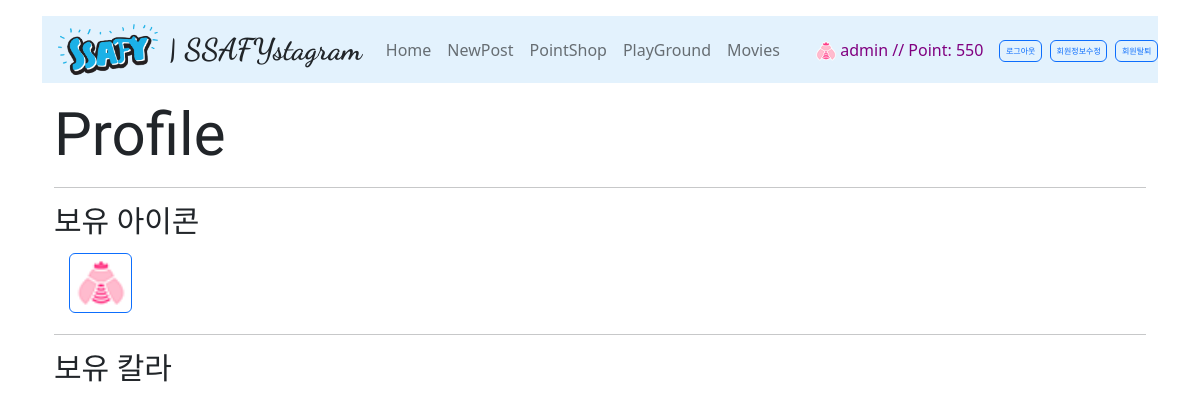
/articles/profile/ (signed in), run on an earlier commit of the app's database.
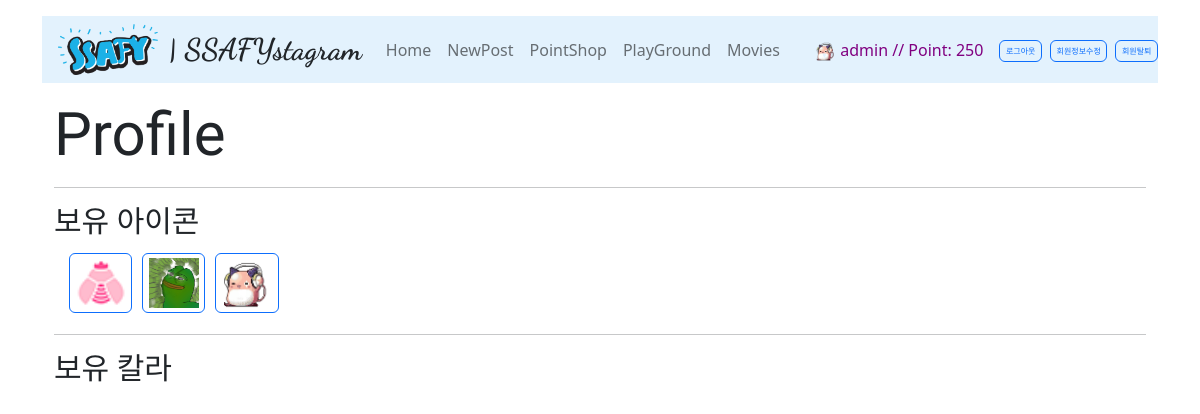
And on a later commit of the database.
### articles/models.py (models this page shows)
class Profile(models.Model):
    username = models.CharField(max_length=50)
    icon_id = models.IntegerField(default=0)
    icon_url = models.TextField(default='icon/gunbbang.png')
    id_color = models.TextField(default='black')
    title_color = models.TextField(default='black')

class Itembox(models.Model):
    username = models.CharField(max_length=50)
    icon_id = models.IntegerField(default=0)

class Usericon(models.Model):
    icon_id = models.IntegerField()
    iconname = models.CharField(max_length=20)
    url = models.TextField()
    price = models.IntegerField(default=500)

### accounts/models.py (models this page shows)
class User(AbstractUser):
    point = models.IntegerField(default=500)
    pass

### articles/views.py (the view)
# urls.py: path('profile/', views.profile, name='profile'),
@login_required
def profile(request):
    icons = Usericon.objects.all()
    itembox = Itembox.objects.filter(username=request.user.username)
    colorbox = Colorbox.objects.filter(username=request.user.username)
    for icon in icons:
        for item in itembox:
            if item.icon_id == icon.icon_id:
                item.url = icon.url
    context = {
        'iconlist': itembox,
        'colorlist': colorbox,
    }
    return render(request, 'articles/profile.html', context)

### articles/context_processors.py (called while the page is built)
def profile_processor(request):
    first_profile = Profile()
    first_profile.icon_url = 'icon/anonymous.png'
    is_anonymoususer = str(request.user) == 'AnonymousUser'
    if is_anonymoususer == False:
        [first_profile] = Profile.objects.filter(username=request.user.username) # 일치하는 이름으로 필터로 거름 (get은 없으면 오류)
    return {
        'profile': first_profile,
    }

### articles/templates/articles/profile.html (shortened to what this page needs)
{% extends 'base.html' %}
{% load static %}
{% block content %}
  <h1>Profile</h1>
  <hr>
  <h3 class="cutefont">보유 아이콘</h3>
  <div class="justify-start">
    {% for icon in iconlist %}
      <div style="margin: 5px;">
        <button type="button" data-bs-toggle="modal" data-bs-target="#iconsetting{{ icon.icon_id }}" class="btn btn-outline-primary padzero ">
          <img style="width: 50px; height: 50px;" src="{% static icon.url %}" alt="icon"/></button>
      </div>
    {% endfor %}
  </div>
  <hr>
  <h3 class="cutefont">보유 칼라</h3>
{% endblock content %}

### templates/base.html (shortened to what this page needs)
{% load static %}
<!DOCTYPE html>
<html lang="en">
  <head>
    <link href="https://cdn.jsdelivr.net/npm/bootstrap@5.2.0-beta1/dist/css/bootstrap.min.css" rel="stylesheet">
    <link rel="stylesheet" href="{% static 'css/style.css' %}">
    <link rel="stylesheet" href="{% static 'css/movie_style.css' %}">
    <link rel="stylesheet" href="{% static 'css/test.css' %}">
  </head>
  <body>
    <div class="container">
      <nav class="navbar navbar-expand-lg navbar-light my-3" style="background-color: #e3f2fd;">
        <a class="navbar-brand disabled">
          <i class="fab fa-instagram ">
            <a href="{% url 'articles:index' %}"><img src="{% static 'img/ssafy.png' %}" width='100px;' style='margin-right: 10px;'></a>
          </i>
          <span class="insta">| SSAFYstagram</span>
        </a>
        <div class="collapse navbar-collapse justify-content-between" id="navbarNav">
          <ul class="navbar-nav ms-3">
            <li class="nav-item active">
              <a class="nav-link" href="{% url 'articles:index' %}">Home</a>
            </li>
            <li class="nav-item">
              <a class="nav-link" href="{% url 'articles:create' %}">NewPost</a>
            </li>
            <li class="nav-item">
              <a class="nav-link" href="{% url 'articles:pointshop' %}">PointShop</a>
            </li>
            <li class="nav-item">
              <a class="nav-link" href="{% url 'articles:download' %}">PlayGround</a>
            </li>
            <li class="nav-item">
              <a class="nav-link" href="{% url 'movies:movies' %}">Movies</a>
            </li>
          </ul>
          <ul class="navbar-nav ms-3 align-items-center">
            <li class="nav-item">
              <a href="{% url 'articles:profile' %}" class="nav-link" style="color: purple;">
                <img style="width: 20px; height: 20px;" src="{% static profile.icon_url %}" alt="icon"/>
                {{ user }}
                {% if request.user.is_authenticated %}
                  // Point:
                  {{ user.point }}
                {% endif %}
              </a>
            </li>
            {% if request.user.is_authenticated %}
              <li class="nav-item">
                <form class="nav-link" action="{% url 'accounts:logout' %}" method="POST">
                  <button type="submit" class="btn btn-outline-primary padzero">로그아웃</button>
                </form>
              </li>
              <li class="nav-item me-2">
                <a class="nav-link" href="{% url 'accounts:update' %}" style="padding: 0px; ">
                  <button type="button" class="btn btn-outline-primary padzero">회원정보수정</button>
                </a>
              </li>
              <li class="nav-item">
                <a class="nav-link" style="padding: 0px; ">
                  <button type="button" data-bs-toggle="modal" data-bs-target="#exampleModal" class="btn btn-outline-primary padzero ">회원탈퇴</button>
                </a>
              </li>
            {% endif %}
          </ul>
        </div>
      </nav>
      <div class="container">
        {% block content %}{% endblock content %}
      </div>
    </body>
  </html>

What changed in the data, as far as the page shows it:
changed Profile: icon_url: a different picture
changed User "admin": point "550" → "250"
added Itembox: url (picture)
added Itembox: url (picture)
